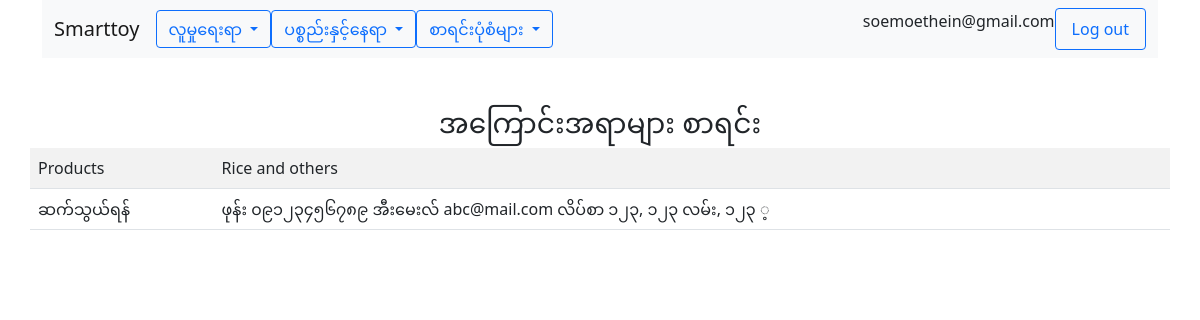
Screenshot of /post/index.php (signed in) with the database file from the repository.
### tables this page shows
CREATE TABLE `users` (
  `id` int(10) NOT NULL,
  `email` varchar(100) NOT NULL,
  `password` varchar(100) NOT NULL,
  `phone` varchar(25) NOT NULL,
  `address` varchar(250) NOT NULL,
  `com_id` int(10) NOT NULL,
  `role` varchar(25) NOT NULL
);

CREATE TABLE `companies` (
  `id` int(10) NOT NULL,
  `name` varchar(100) NOT NULL,
  `phone` varchar(15) NOT NULL,
  `address` varchar(250) NOT NULL
);

CREATE TABLE `posts` (
  `id` int(10) NOT NULL,
  `title` varchar(100) NOT NULL,
  `body` text NOT NULL,
  `com_id` int(10) NOT NULL
);

### app/functions.php (called while the page is built, shortened)
<?php
function view($name, $model= ''){
    require(APP_PATH . "views/layout.view.php");
}
function is_user_authenticated() {
    return isset($_SESSION['email']);
}
function get_user() {
    $user = UserData::get_user_by_email($_SESSION['email']);
    return $user;
}
function get_company_id() {
    $user = UserData::get_user_by_email($_SESSION['email']);
    return $user->com_id;
}
function get_company_name() {
    return CompanyData::get_company_by_id(get_company_id())->name;
}
?>

### post/index.php (called while the page is built, shortened)
<?php
view('post/index', PostData::get_posts(get_company_id()));
?>

### app/company/mysqlcompanyprovider.class.php (called while the page is built, shortened)
<?php
class MySqlCompanyProvider extends CompanyProvider{
    public function get_company_by_id($com_id){
        $db = $this -> connect();
        $sql = 'SELECT * FROM companies WHERE id = :id';
        $smt = $db->prepare($sql);
        $smt -> execute([
            ':id' => $com_id,
        ]);
        $data = $smt->fetchAll(PDO::FETCH_CLASS,'Company');
        return $data[0];
    }
    private function connect(){
        try{
            return new PDO($this->source, CONFIG['db_user'], CONFIG['db_password']);
        }catch(PDOException $e){
            return null;
        }
    }
}
?>

### app/user/mysqluserprovider.class.php (called while the page is built, shortened)
<?php
class MySqlUserProvider extends UserProvider{
    public function get_user_by_email($email){
        $db = $this -> connect();
        $sql = 'SELECT * FROM users WHERE email = :email';
        $smt = $db->prepare($sql);
        $smt -> execute([
            ':email' => $email,
        ]);
        $data = $smt->fetchAll(PDO::FETCH_CLASS,'User');
        return $data[0];
    }
    private function connect(){
        try{
            return new PDO($this->source, CONFIG['db_user'], CONFIG['db_password']);
        }catch(PDOException $e){
            return null;
        }
    }
}
?>

### app/user/userdata.class.php (called while the page is built, shortened)
<?php
class UserData{
    static private $ds;
    static public function initialize(UserProvider $data_provider){
        return self::$ds = $data_provider;
    }
    static public function get_user_by_email($email){
        return self::$ds->get_user_by_email($email);
    }
}
?>

### app/company/companydata.class.php (called while the page is built, shortened)
<?php
class CompanyData{
    static private $ds;
    static public function initialize(CompanyProvider $data_provider){
        return self::$ds = $data_provider;
    }
    static public function get_company_by_id($com_id){
        return self::$ds->get_company_by_id($com_id);
    }
}
?>

### app/post/mysqlpostprovider.class.php (called while the page is built, shortened)
<?php
class MySqlPostProvider extends PostProvider{
    public function get_posts($com_id){
        return $this -> query('SELECT * FROM posts WHERE com_id = :com_id', [
            ':com_id' => $com_id
        ]);
    }
    private function query($sql, $sql_params = []){
        $db = $this->connect();
        $query = null;
        if (empty($sql_params)){
            $query = $db->query($sql);
        }else{
            $query = $db-> prepare($sql);
            $query -> execute($sql_params);
        }
        $data = $query->fetchAll(PDO::FETCH_CLASS,'Post');
        return $data;
    }
    private function connect(){
        try{
            return new PDO($this->source, CONFIG['db_user'], CONFIG['db_password']);
        }catch(PDOException $e){
            return null;
        }
    }
}
?>

### app/post/postdata.class.php (called while the page is built, shortened)
<?php
class PostData{
    static private $ds;
    static public function initialize(PostProvider $data_provider){
        return self::$ds = $data_provider;
    }
    static public function get_posts($com_id){
        return self::$ds->get_posts($com_id);
    }
}
?>

### views/post/index.view.php (the view, shortened to what this page needs)
<div class="row">
    <div class="col-lg-12 text-center">
        <h3 class="mt-5"><?php echo post_list ?></h3>
    </div>
</div>
<div class="row">
    <table class="table table-striped">
    <?php foreach($model as $item) : ?>
        <tr>
            <td><?= $item->title ?></td>
            <td><?= $item->body ?></td>
        </tr>
    <?php endforeach; ?>
    </table>
</div>

### views/layout.view.php (shortened to what this page needs)
<!DOCTYPE html>
<html lang="en">
  <head>
    <link href="https://cdn.jsdelivr.net/npm/bootstrap@5.0.2/dist/css/bootstrap.min.css" rel="stylesheet">
  </head>
  <body>
    <div class="container">
      <?php
      if (is_user_authenticated()){
      ?>
<nav class="navbar navbar-expand-lg navbar-light bg-light">
  <div class="container-fluid">
    <a class="navbar-brand" href="../company"><?= get_company_name(); ?></a>
    <div class="collapse navbar-collapse" id="navbarSupportedContent">
      <ul class="navbar-nav me-auto mb-2 mb-lg-0">
<div class="dropdown">
  <button class="btn btn-outline-primary dropdown-toggle" type="button" id="dropdownMenuButton1" data-bs-toggle="dropdown" aria-expanded="false">
    <?php echo people_menu; ?>
  </button>
</div>
<div class="dropdown">
  <button class="btn btn-outline-primary dropdown-toggle" type="button" id="dropdownMenuButton1" data-bs-toggle="dropdown" aria-expanded="false">
    <?php echo item_location_menu; ?>
  </button>
</div>
<div class="dropdown">
  <button class="btn btn-outline-primary dropdown-toggle" type="button" id="dropdownMenuButton1" data-bs-toggle="dropdown" aria-expanded="false">
    <?php echo forms; ?>
  </button>
</div>
      </ul>
      <?php
      }
      ?>
      <?php
      if (is_user_authenticated()){
      ?>
      <p><?= get_user()->email; ?></p>
      <a class="nav-link btn btn-outline-primary" href="../logout.php">Log out</a>
      <?php
      }
      ?>
    </div>
  </div>
</nav>
</div>
    <div class="container">
<?php require("$name.view.php");?>
    </div>
    </body>
    </html>

### rows the page displays
users: com.name "Smarttoy", email "soemoethein@gmail.com"
posts: title "Products", body "Rice and others"
posts: title "ဆက်သွယ်ရန်", body "ဖုန်း ၀၉၁၂၃၄၅၆၇၈၉ အီးမေးလ် ‌abc@mail.com လိပ်စာ ၁၂၃, ၁၂၃ လမ်း, ၁၂၃ ့"

### other values shown
people_menu "လူမှုရေးရာ"
item_location_menu "ပစ္စည်းနှင့်နေရာ"
forms "စာရင်းပုံစံများ"
post_list "အကြောင်းအရာများ စာရင်း"
